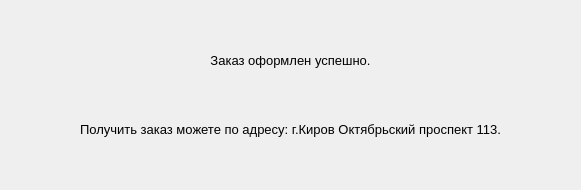
<?xml version="1.0" encoding="UTF-8"?>
<ui version="4.0">
 <class>Form</class>
 <widget class="QWidget" name="Form">
  <property name="geometry">
   <rect>
    <x>0</x>
    <y>0</y>
    <width>581</width>
    <height>190</height>
   </rect>
  </property>
  <property name="windowTitle">
   <string>Form</string>
  </property>
  <layout class="QVBoxLayout" name="verticalLayout">
   <item>
    <widget class="QLabel" name="label">
     <property name="font">
      <font>
       <family>Segoe UI</family>
       <pointsize>10</pointsize>
      </font>
     </property>
     <property name="text">
      <string>&lt;html&gt;&lt;head/&gt;&lt;body&gt;&lt;p&gt;Заказ оформлен успешно.&lt;/p&gt;&lt;p&gt;&lt;br/&gt;&lt;/p&gt;&lt;p&gt;Получить заказ можете по адресу: г.Киров Октябрьский проспект 113.&lt;/p&gt;&lt;/body&gt;&lt;/html&gt;</string>
     </property>
     <property name="alignment">
      <set>Qt::AlignCenter</set>
     </property>
    </widget>
   </item>
  </layout>
 </widget>
 <resources/>
 <connections/>
</ui>
